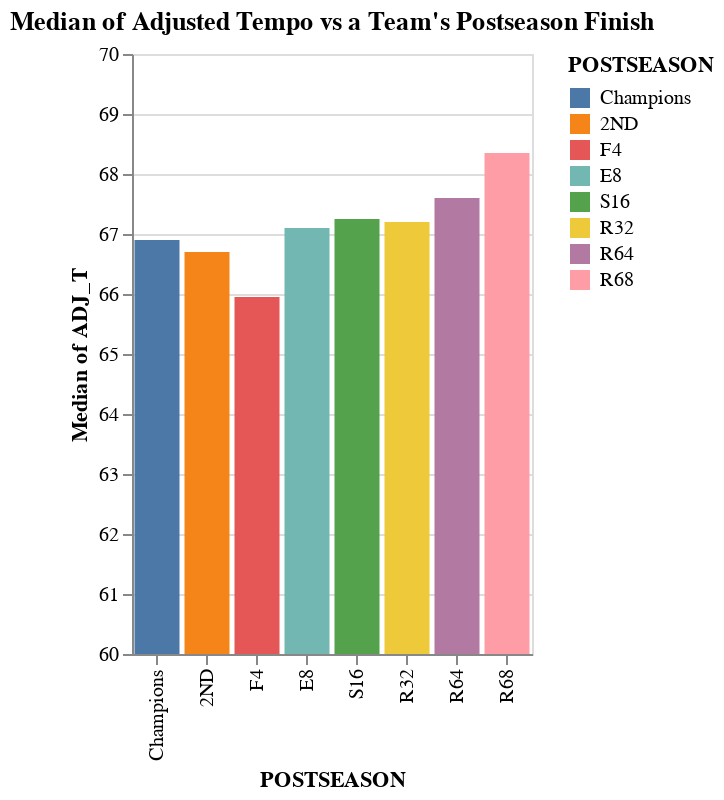

This figure's notebook cell:
### Code cell
alt.Chart(dfPost).mark_bar().encode(
    x = alt.X("POSTSEASON:O", sort = CorrectSort),
    y = alt.Y("median(ADJ_T)", scale=alt.Scale(domain=[60, 70])),
    color = alt.Color("POSTSEASON", sort = CorrectSort),
    tooltip = "median(ADJ_T)"
).properties(
    width = 200,
    title = "Median of Adjusted Tempo vs a Team's Postseason Finish"
)

### Figure 1 — Vega-Lite specification as saved in the notebook (floating-point values rounded to 4 significant figures; data arrays with more than 128 entries replaced by an {"elided": "..."} marker saying what was removed)
{"config": {"view": {"continuousWidth": 400, "continuousHeight": 300}}, "data": {"name": "data-ce47dbe5731a2db4360e35dd60889506"}, "mark": "bar", "encoding": {"color": {"field": "POSTSEASON", "sort": ["Champions", "2ND", "F4", "E8", "S16", "R32", "R64", "R68"], "type": "nominal"}, "tooltip": {"aggregate": "median", "field": "ADJ_T", "type": "quantitative"}, "x": {"field": "POSTSEASON", "sort": ["Champions", "2ND", "F4", "E8", "S16", "R32", "R64", "R68"], "type": "ordinal"}, "y": {"aggregate": "median", "field": "ADJ_T", "scale": {"domain": [60, 70]}, "type": "quantitative"}}, "title": "Median of Adjusted Tempo vs a Team's Postseason Finish", "width": 200, "$schema": "https://vega.github.io/schema/vega-lite/v4.17.0.json", "datasets": {"data-ce47dbe5731a2db4360e35dd60889506": {"elided": "680 records"}}}
